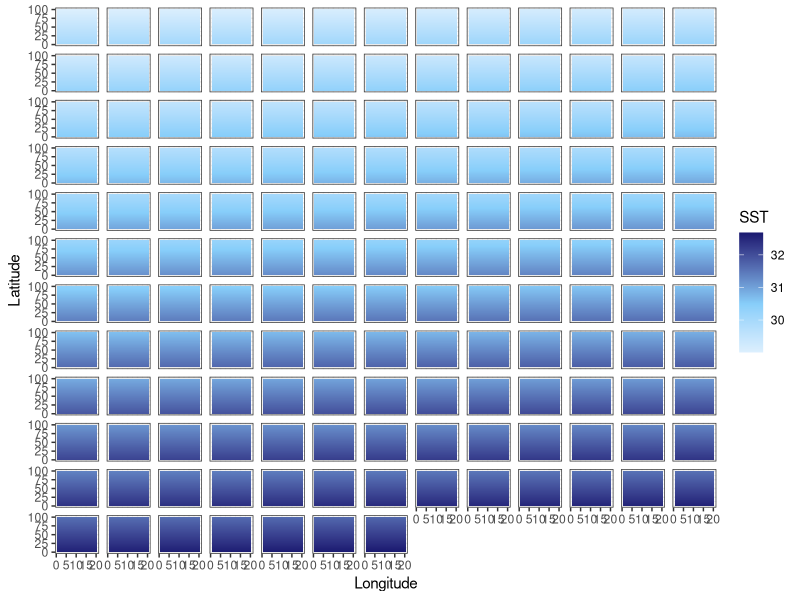
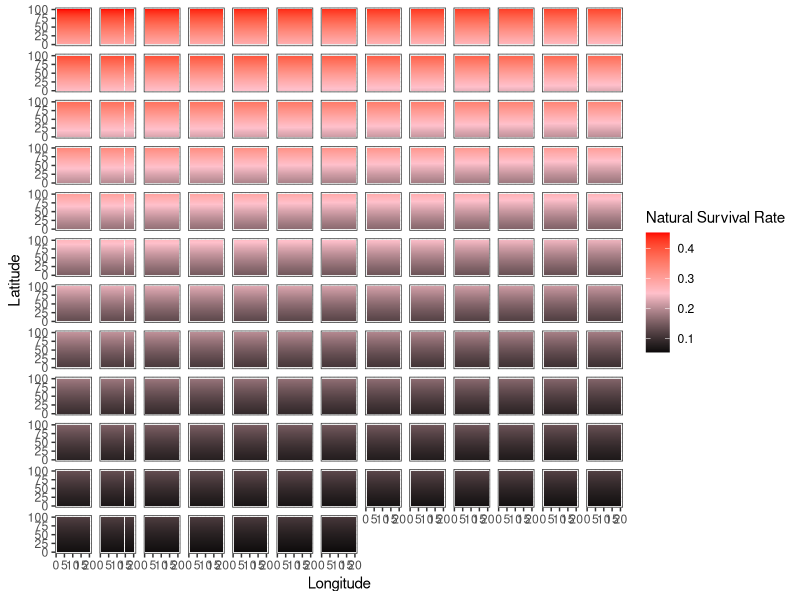
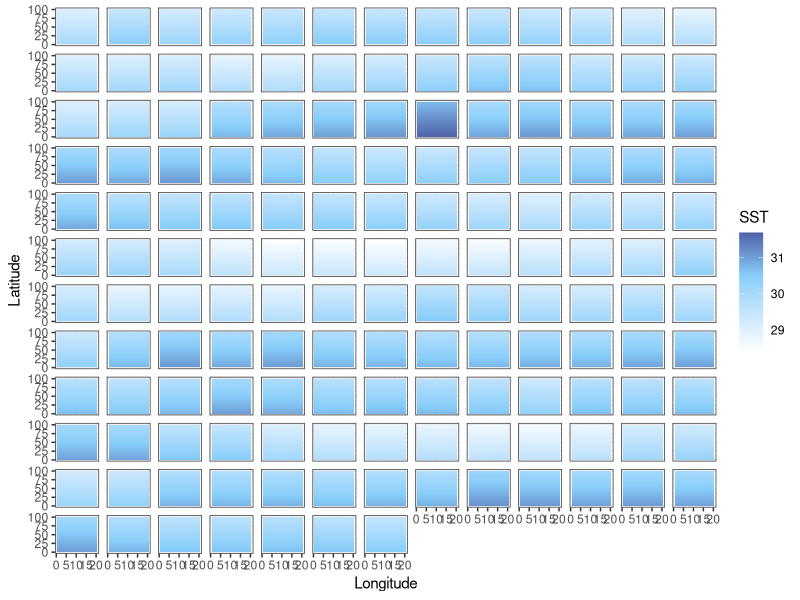
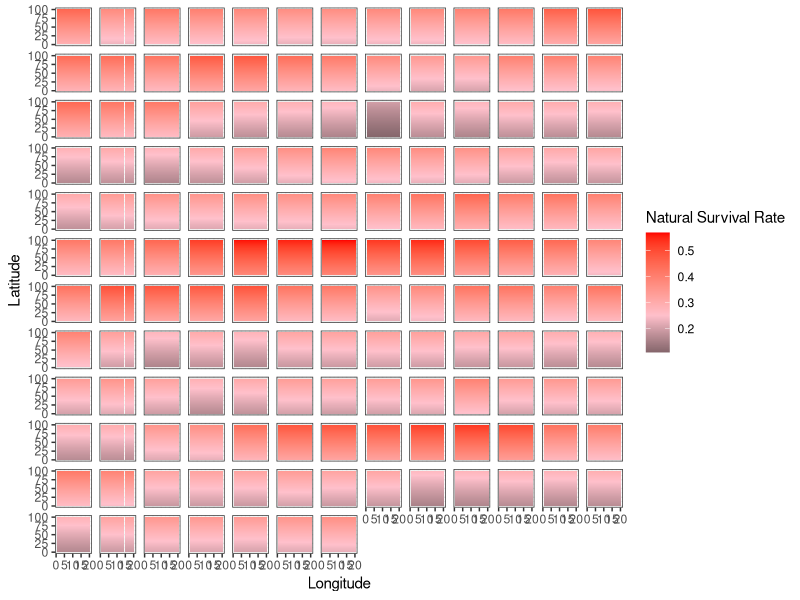
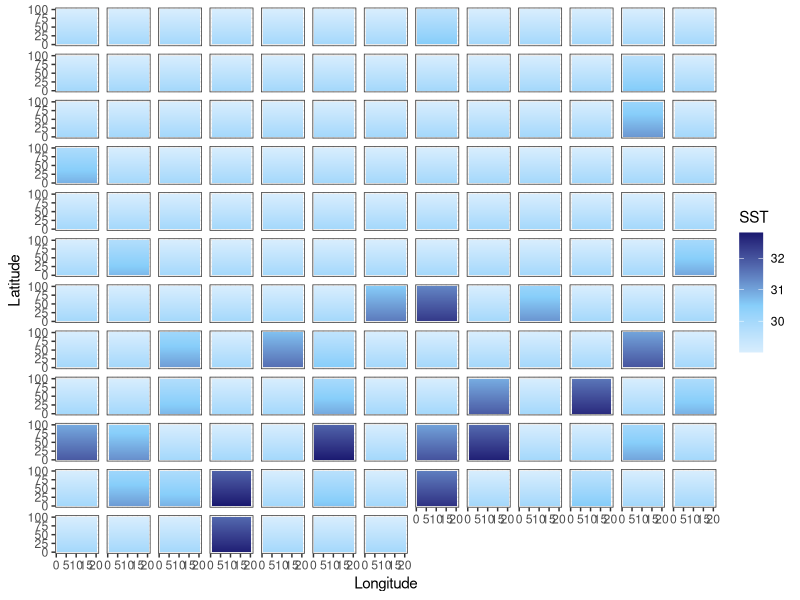
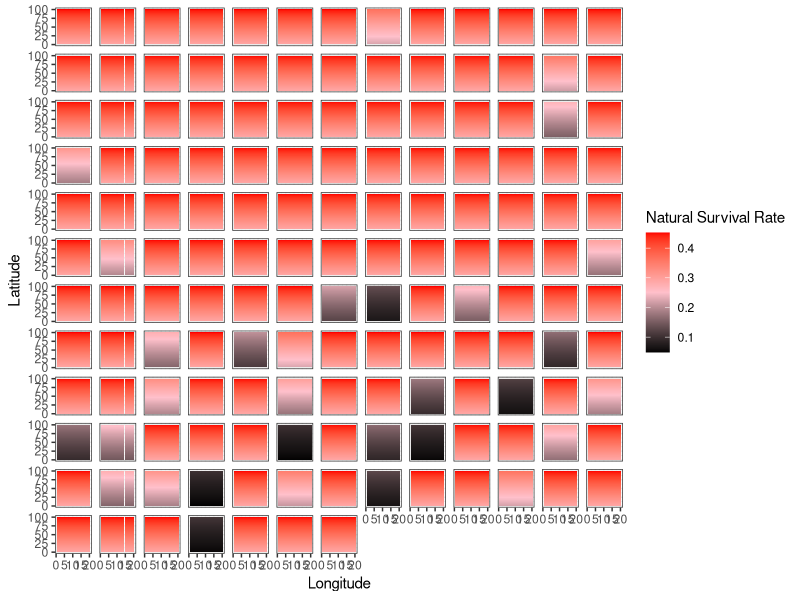

Write the R code that produced these figures, in order.
library(tidyverse)
library(here)

addTaskCallback(function(...) {set.seed(42);TRUE})
options(warn=-1)

years = 150
NS.patches = 100
EW.patches = 20
opt.temp = 25

calc_temp_mortality <- function(SST, opt.temp, temp.range, s) {
  nat.m = array(0, c(nrow(SST), ncol(SST)))
  m = 1 - exp((-(SST[,] - opt.temp)^2)/(temp.range^2)) # temperature based mortality function from Walsworth et al.
  m = 1 - m
  nat.m = ifelse(m > s, s, m)
  return(nat.m)
}

# 0.5272924 29
# 0.3678794 30
# 0.2369278 31
# 0.1408584 32
# 0.0773    33
# 0.0391639 34
# 0.0183156 35



### UNCOMMENT FOR CONSTANT MEAN SHIFT SST
SST.patches.mean <- array(0, c(NS.patches, EW.patches, years))
start_SST = (opt.temp + 4) + NS.patches*0.01

for (i in 1:years) {
  SST = start_SST
  for (lat in 1:NS.patches) {
    SST.patches.mean[lat,,i] = SST
    SST = SST - 0.01
  }
  start_SST = start_SST + 0.018
}

### UNCOMMENT FOR ENSO VARIABLE MEAN SST
SST.patches.enso <- array(0, c(NS.patches, EW.patches, years))
start_SST = (opt.temp + 4) + NS.patches*0.01

for (i in 1:years) {
  SST = start_SST
  for (lat in 1:NS.patches) {
    SST.patches.enso[lat,,i] = SST
    SST = SST - 0.01
  }
  start_SST = start_SST + rnorm(1, mean = 0.018, sd = .2)
}

### UNCOMMENT FOR SHOCK SST CHANGES
SST.patches.shock <- array(0, c(NS.patches, EW.patches, years))
start_SST = (opt.temp + 4) + NS.patches*0.01

for (i in 1:years) {
  heat_prob = runif(1, 0, 1)
  if ((i < 75 & heat_prob < 0.1) | (i >= 75 & heat_prob < 0.35)) {
    intensity <- runif(1, .5, ifelse(i < 75, 2, 3))
    SST = start_SST + intensity
  } else {
    SST = start_SST
  }
  for (lat in 1:NS.patches) {
    SST.patches.shock[lat,,i] = SST
    SST = SST - 0.01
  }
}

output_df_mean = data.frame() #create dataframe to hold results
output_df_enso = data.frame()
output_df_shock = data.frame()


# Mean --------------------------------------------------------------------

for(b in 1:years) {
  SSTdf_mean = SST.patches.mean[,,b] %>% 
    as.data.frame() 
  
  SSTdf_mean$lat = c(1:NS.patches)
  SSTdf_mean$year = paste0(b)
  
  output_df_mean = bind_rows(output_df_mean, SSTdf_mean)
}

SSTdf_mean = output_df_mean %>% 
  pivot_longer(V1:V20,
               names_to = "lon",
               values_to = "sst") %>% 
  mutate(lon = case_when(
    lon == "V1" ~ 1,
    lon == "V2" ~ 2,
    lon == "V3" ~ 3,
    lon == "V4" ~ 4,
    lon == "V5" ~ 5,
    lon == "V6" ~ 6,
    lon == "V7" ~ 7,
    lon == "V8" ~ 8,
    lon == "V9" ~ 9,
    lon == "V10" ~ 10,
    lon == "V11" ~ 11,
    lon == "V12" ~ 12,
    lon == "V13" ~ 13,
    lon == "V14" ~ 14,
    lon == "V15" ~ 15,
    lon == "V16" ~ 16,
    lon == "V17" ~ 17,
    lon == "V18" ~ 18,
    lon == "V19" ~ 19,
    lon == "V20" ~ 20
    )) %>% 
  mutate(year = as.numeric(year))

mt = ggplot(SSTdf_mean, aes(lon, lat, fill = sst)) +
  geom_tile() +
  labs(x = "Longitude", y = "Latitude", fill = "SST") +
  theme_bw() +
  scale_fill_gradient2(low = "white", high = "midnightblue", mid = "lightskyblue", midpoint = 30.5) +
  facet_wrap(~year) + 
  theme(
    strip.background = element_blank(),
    strip.text.x = element_blank())

SSTdf_mean = SSTdf_mean %>% 
  mutate(mortality = 1 - (1 - exp((-(sst - 25)^2)/(4.5^2)))) %>% 
  mutate(survival = ifelse(mortality > 0.58, 0.58, mortality))

mm = ggplot(SSTdf_mean, aes(lon, lat, fill = survival)) +
  geom_tile() +
  labs(x = "Longitude", y = "Latitude", fill = "Natural Survival Rate") +
  theme_bw() +
  scale_fill_gradient2(low = "black", high = "red", mid = "pink", midpoint = .25) +
  facet_wrap(~year) + 
  theme(
    strip.background = element_blank(),
    strip.text.x = element_blank())

# ENSO --------------------------------------------------------------------

for(b in 1:years) {
  SSTdf_enso = SST.patches.enso[,,b] %>% 
    as.data.frame() 
  
  SSTdf_enso$lat = c(1:NS.patches)
  SSTdf_enso$year = paste0(b)
  
  output_df_enso = bind_rows(output_df_enso, SSTdf_enso)
}

SSTdf_enso = output_df_enso %>% 
  pivot_longer(V1:V20,
               names_to = "lon",
               values_to = "sst") %>% 
  mutate(lon = case_when(
    lon == "V1" ~ 1,
    lon == "V2" ~ 2,
    lon == "V3" ~ 3,
    lon == "V4" ~ 4,
    lon == "V5" ~ 5,
    lon == "V6" ~ 6,
    lon == "V7" ~ 7,
    lon == "V8" ~ 8,
    lon == "V9" ~ 9,
    lon == "V10" ~ 10,
    lon == "V11" ~ 11,
    lon == "V12" ~ 12,
    lon == "V13" ~ 13,
    lon == "V14" ~ 14,
    lon == "V15" ~ 15,
    lon == "V16" ~ 16,
    lon == "V17" ~ 17,
    lon == "V18" ~ 18,
    lon == "V19" ~ 19,
    lon == "V20" ~ 20
  )) %>% 
  mutate(year = as.numeric(year))

et = ggplot(SSTdf_enso, aes(lon, lat, fill = sst)) +
  geom_tile() +
  labs(x = "Longitude", y = "Latitude", fill = "SST") +
  theme_bw() +
  scale_fill_gradient2(low = "white", high = "midnightblue", mid = "lightskyblue", midpoint = 30.5) +
  facet_wrap(~year) + 
  theme(
    strip.background = element_blank(),
    strip.text.x = element_blank())

SSTdf_enso = SSTdf_enso %>% 
  mutate(mortality = 1 - (1 - exp((-(sst - 25)^2)/(4.5^2)))) %>% 
  mutate(survival = ifelse(mortality > 0.58, 0.58, mortality))

em = ggplot(SSTdf_enso, aes(lon, lat, fill = survival)) +
  geom_tile() +
  labs(x = "Longitude", y = "Latitude", fill = "Natural Survival Rate") +
  theme_bw() +
  scale_fill_gradient2(low = "black", high = "red", mid = "pink", midpoint = .25) +
  facet_wrap(~year) + 
  theme(
    strip.background = element_blank(),
    strip.text.x = element_blank())

# shock -------------------------------------------------------------------

for(b in 1:years) {
  SSTdf_shock = SST.patches.shock[,,b] %>% 
    as.data.frame() 
  
  SSTdf_shock$lat = c(1:NS.patches)
  SSTdf_shock$year = paste0(b)
  
  output_df_shock = bind_rows(output_df_shock, SSTdf_shock)
}

SSTdf_shock = output_df_shock %>% 
  pivot_longer(V1:V20,
               names_to = "lon",
               values_to = "sst") %>% 
  mutate(lon = case_when(
    lon == "V1" ~ 1,
    lon == "V2" ~ 2,
    lon == "V3" ~ 3,
    lon == "V4" ~ 4,
    lon == "V5" ~ 5,
    lon == "V6" ~ 6,
    lon == "V7" ~ 7,
    lon == "V8" ~ 8,
    lon == "V9" ~ 9,
    lon == "V10" ~ 10,
    lon == "V11" ~ 11,
    lon == "V12" ~ 12,
    lon == "V13" ~ 13,
    lon == "V14" ~ 14,
    lon == "V15" ~ 15,
    lon == "V16" ~ 16,
    lon == "V17" ~ 17,
    lon == "V18" ~ 18,
    lon == "V19" ~ 19,
    lon == "V20" ~ 20
  )) %>% 
  mutate(year = as.numeric(year))

st = ggplot(SSTdf_shock, aes(lon, lat, fill = sst)) +
  geom_tile() +
  labs(x = "Longitude", y = "Latitude", fill = "SST") +
  theme_bw() +
  scale_fill_gradient2(low = "white", high = "midnightblue", mid = "lightskyblue", midpoint = 30.5) +
  facet_wrap(~year) + 
  theme(
    strip.background = element_blank(),
    strip.text.x = element_blank())

SSTdf_shock = SSTdf_shock %>% 
  mutate(mortality = 1 - (1 - exp((-(sst - 25)^2)/(4.5^2)))) %>% 
  mutate(survival = ifelse(mortality > 0.58, 0.58, mortality))

sm = ggplot(SSTdf_shock, aes(lon, lat, fill = survival)) +
  geom_tile() +
  labs(x = "Longitude", y = "Latitude", fill = "Natural Survival Rate") +
  theme_bw() +
  scale_fill_gradient2(low = "black", high = "red", mid = "pink", midpoint = .25) +
  facet_wrap(~year) + 
  theme(
    strip.background = element_blank(),
    strip.text.x = element_blank())

ggsave(mt, file=paste0("mean_temp.pdf"), path = here("figs", "climate"), height = 10, width = 15)
ggsave(mm, file=paste0("mean_mortality.pdf"), path = here("figs", "climate"), height = 10, width = 15)
ggsave(et, file=paste0("enso_temp.pdf"), path = here("figs", "climate"), height = 10, width = 15)
ggsave(em, file=paste0("enso_mortality.pdf"), path = here("figs", "climate"), height = 10, width = 15)
ggsave(st, file=paste0("shock_temp.pdf"), path = here("figs", "climate"), height = 10, width = 15)
ggsave(sm, file=paste0("shock_mortality.pdf"), path = here("figs", "climate"), height = 10, width = 15)
